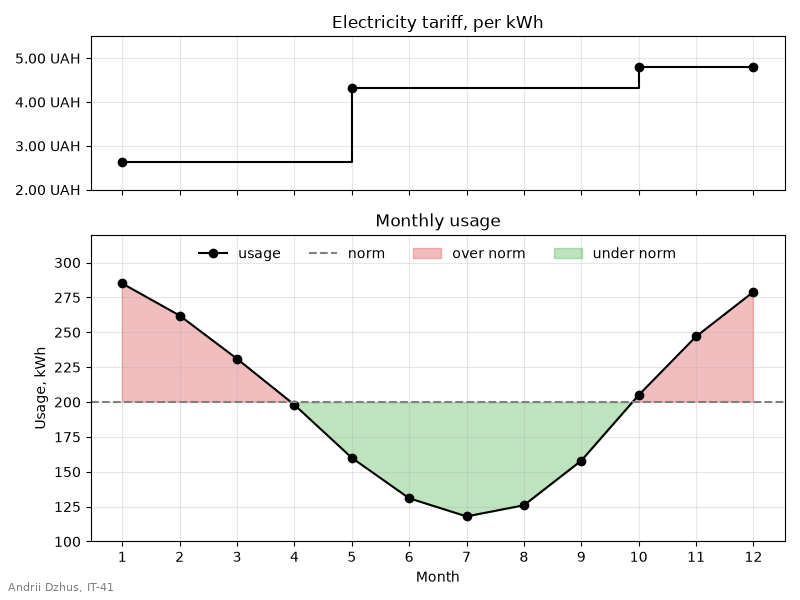

Python code for this plot:
import matplotlib.pyplot as plt
import numpy as np
from matplotlib.ticker import StrMethodFormatter

STUDENT_NAME = "Andrii Dzhus"   # ім'я та прізвище транслітерацією
STUDENT_GROUP = "IT-41"   # група

# місяць, з якого діє тариф, і ціна за kWh
tariff_months = [1, 5, 10, 12]
tariff_prices = [2.64, 4.32, 4.80, 4.80]

months = np.arange(1, 13)
usage = np.array([285, 262, 231, 198, 160, 131, 118, 126, 158, 205, 247, 279])
norm = 200

fig, (ax_tariff, ax_usage) = plt.subplots(
    2, 1, figsize=(8, 6), sharex=True, gridspec_kw={"height_ratios": [1, 2]}
)

# ступінчастий графік: ціна діє з місяця зміни до наступної зміни
ax_tariff.step(tariff_months, tariff_prices, where="post", color="black")
ax_tariff.plot(tariff_months, tariff_prices, "o", color="black")
ax_tariff.set_ylim(2, 5.5)
ax_tariff.yaxis.set_major_formatter(StrMethodFormatter("{x:.2f} UAH"))
ax_tariff.set_title("Electricity tariff, per kWh")
ax_tariff.grid(True, alpha=0.3)

ax_usage.plot(months, usage, "-o", color="black", label="usage")
ax_usage.axhline(norm, color="gray", linestyle="--", label="norm")
# interpolate=True домальовує заливку до точки перетину з нормою
ax_usage.fill_between(months, usage, norm, where=usage > norm, interpolate=True,
                      color="tab:red", alpha=0.3, label="over norm")
ax_usage.fill_between(months, usage, norm, where=usage < norm, interpolate=True,
                      color="tab:green", alpha=0.3, label="under norm")
ax_usage.set_ylim(100, 320)
ax_usage.set_xticks(months)
ax_usage.set_xlabel("Month")
ax_usage.set_ylabel("Usage, kWh")
ax_usage.set_title("Monthly usage")
ax_usage.grid(True, alpha=0.3)
ax_usage.legend(loc="upper center", ncol=4, frameon=False)

fig.text(0.01, 0.015, f"{STUDENT_NAME}, {STUDENT_GROUP}", fontsize=8, color="gray")
fig.tight_layout()

fig.savefig("task_3.png", dpi=100)
plt.show()
